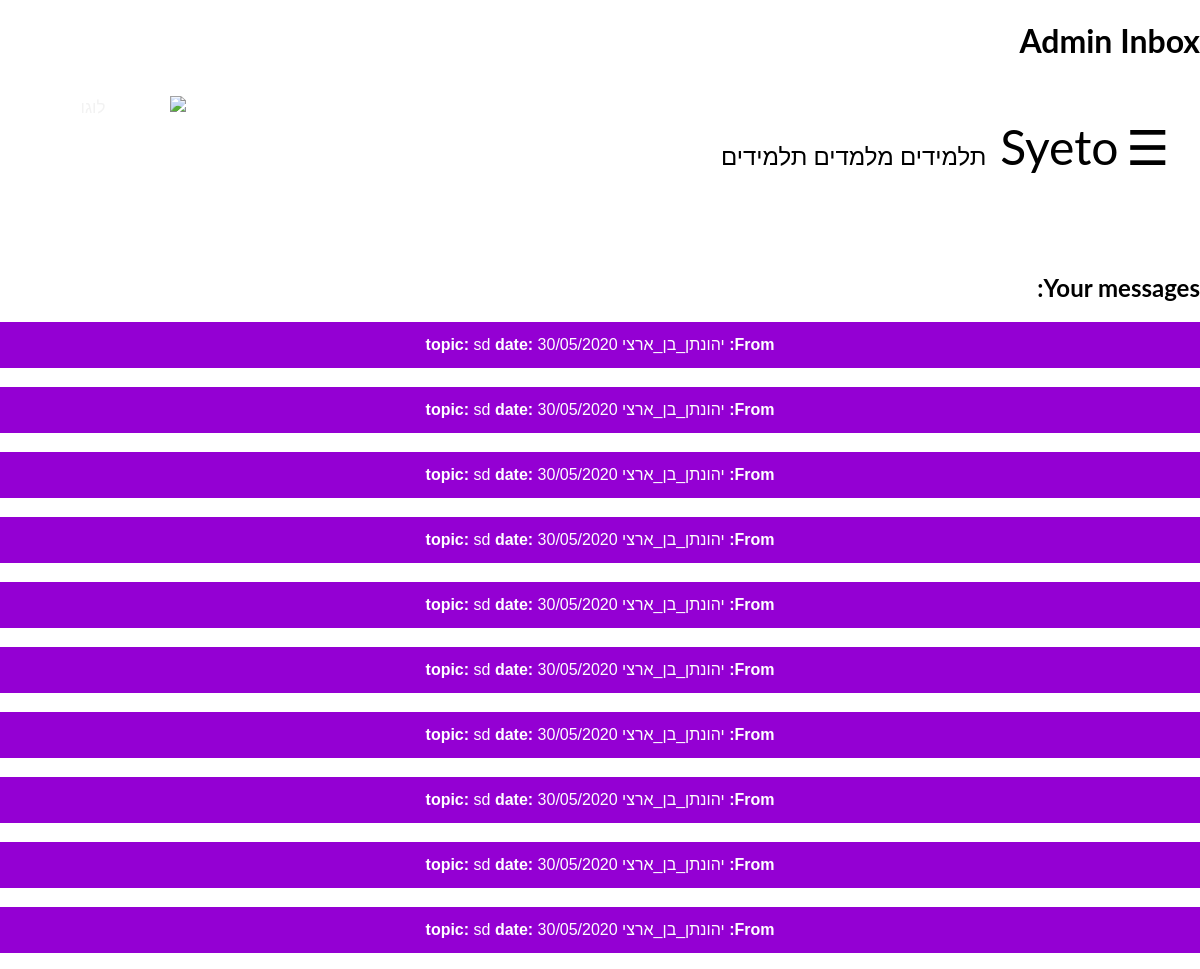
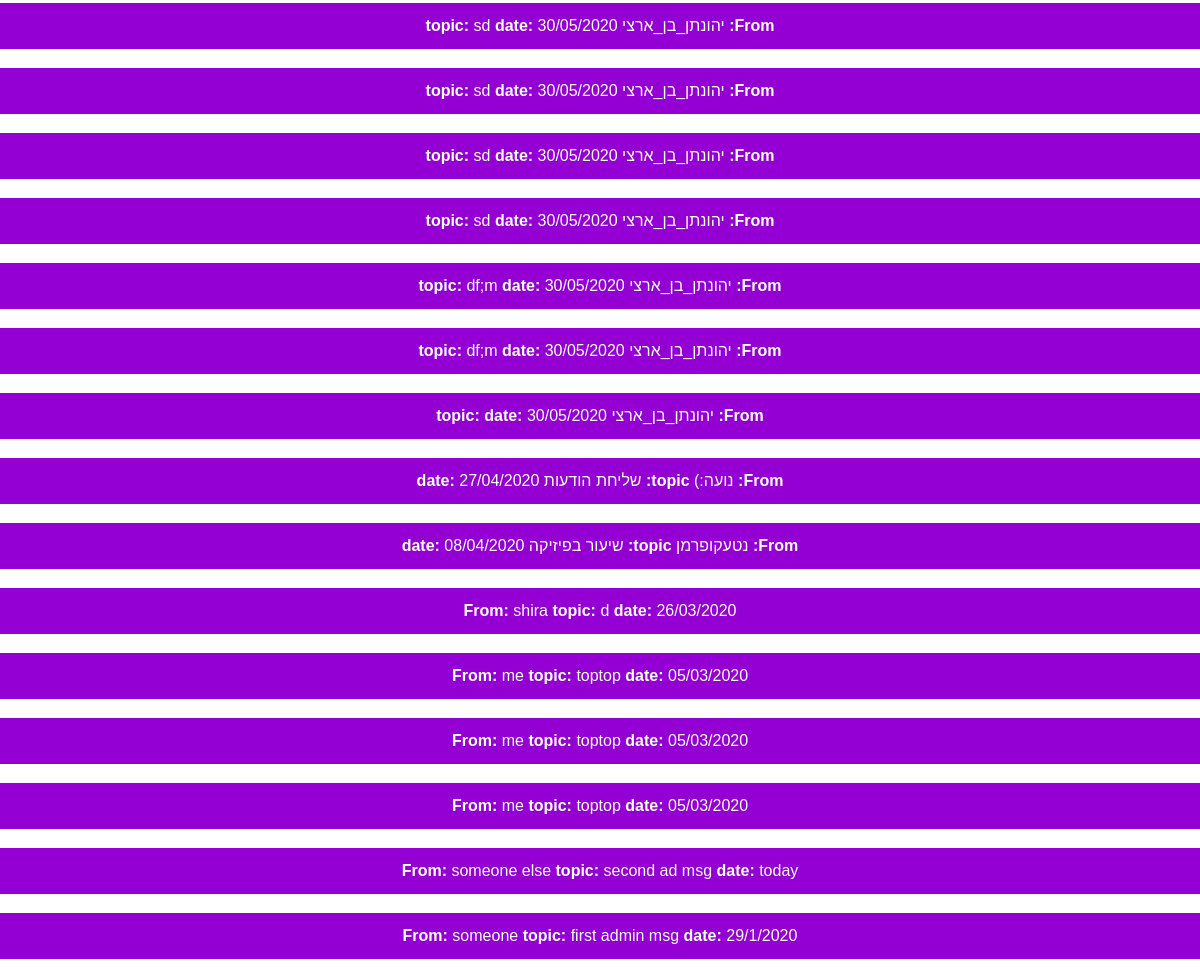
/admin_options/admin_messages (signed in), run on the app's committed database (2 pictures, top to bottom).
### tables this page shows
CREATE TABLE "messages" (
	"messageID"	TEXT,
	"topic"	TEXT,
	"sender"	TEXT,
	"content"	TEXT,
	"date"	TEXT,
	"is_read"	TEXT,
	PRIMARY KEY("messageID")
);

### Application.py (the view)
@app.route('/admin_options/admin_messages', methods=['GET'])
def admin_messages():
    if 'user' in session:
        if DataBaseFunctions.is_admin(session['user']):
            messages = DataBaseFunctions.admins_messages_list()
            messages.reverse()
            return render_template('admin_messages.html', messages=messages)
    return redirect('/homePage')

### Application.py (called while the page is built)
def connected():
    return 'user' in session

@app.before_request
def update_lessons_offers():
    if 'user' in session:
        DataBaseFunctions.update_lessons_offers_that_have_passed(session['user'])
        DataBaseFunctions.update_lessons_offers_that_are_no_longer_relevant(session['user'])

@app.before_request
def update_last_login():
    if 'user' in session:
        DataBaseFunctions.update_last_login(session['user'])

@app.before_request
def update_lessons_requests_quantity():
    if 'user' in session:
        session['new_lessons_offers'] = DataBaseFunctions.number_of_lessons_requests(session['user'])
        session['new_messages'] = DataBaseFunctions.number_of_new_messages(session['user'])
        session['new_friend_requests'] = DataBaseFunctions.number_of_friend_requests(session['user'])
        session['lessons'] = DataBaseFunctions.number_of_lessons(session['user'])

@app.before_request
def delete_hp_note_if_nessaccery():
    if connected():
        current_url = request.url_rule
        print("Current", type(current_url))
        DataBaseFunctions.delete_hp_note_if_nessaccery(username=session['user'], current_url=current_url)

### DataBaseFunctions.py (called while the page is built)
    @staticmethod # מחזיר מחרוזת המכילה את התאריך הנוכחי
    def get_date():
        import datetime
        date = str(datetime.datetime.now()).split(' ')[0]
        date = date.split('-')
        date.reverse()
        date = '/'.join(date)
        return date

    @staticmethod # מחזירה מחרוזת המכילה את השעה הנוכחית
    def get_time():
        import datetime
        date = str(datetime.datetime.now()).split(' ')[1]
        date=date.split(':')
        return (date[0]+':'+date[1])

    @staticmethod # מחזירה אמת אם המשתמש מנהל מערכת
    def is_admin(username):
        conn = sqlite3.connect('database.db', timeout=2)
        admin = conn.execute("select is_admin from users where username=?", (username,))
        for row in admin:
            admin = row[0]
        if admin == "yes":
            return True
        return False

    @staticmethod #
    def get_lessons_offers_IDs(username):#returns a list of lessons_offers IDs according to a certain usrname
        conn = sqlite3.connect('database.db', timeout=2)
        IDs = conn.execute("select lessons_offers_IDs from users where username=?", (username,))
        for row in IDs:
            IDs = row[0]
        print("IDs=",IDs)
        try:
            return IDs.split(',')
        except:
            return []

### templates/admin_messages.html (shortened to what this page needs)
{% extends "registeredLayout.html" %}
{% block head %}
<h1>Admin Inbox</h1>
{% endblock %}
{% block body %}
<h2>Your messages:</h2>
{% for msg in messages %}
    <button class=block onclick="location.href='/admin_options/admin_messages/view_admin_msg/{{msg.id}}'"><b>From:</b> {{msg.sender}}      <b>topic:</b> {{msg.topic}}     <b>date:</b> {{msg.date}}</button>
    <br>
{% endfor %}
{% endblock %}

### templates/admin_messages.html (style rules this page uses)
.block { display: block; width: 100%; border: none; background-color: #9400D3 ; color: white; padding: 14px 28px; font-size: 16px; cursor: pointer; text-align: center; }

### templates/generalLayout.html (style rules this page uses)
body { margin: 0; font-family: Arial, Helvetica, sans-serif; }
body { font-family: "Lato", sans-serif; }
body { padding: 0px; }

### data on the page
messages: sender "יהונתן_בן_ארצי", topic "sd", date "30/05/2020"
messages: sender "יהונתן_בן_ארצי", topic "sd", date "30/05/2020"
messages: sender "יהונתן_בן_ארצי", topic "sd", date "30/05/2020"
messages: sender "יהונתן_בן_ארצי", topic "sd", date "30/05/2020"
messages: sender "יהונתן_בן_ארצי", topic "sd", date "30/05/2020"
messages: sender "יהונתן_בן_ארצי", topic "sd", date "30/05/2020"
messages: sender "יהונתן_בן_ארצי", topic "sd", date "30/05/2020"
messages: sender "יהונתן_בן_ארצי", topic "sd", date "30/05/2020"
messages: sender "יהונתן_בן_ארצי", topic "sd", date "30/05/2020"
messages: sender "יהונתן_בן_ארצי", topic "sd", date "30/05/2020"
messages: sender "יהונתן_בן_ארצי", topic "sd", date "30/05/2020"
messages: sender "יהונתן_בן_ארצי", topic "sd", date "30/05/2020"
messages: sender "יהונתן_בן_ארצי", topic "sd", date "30/05/2020"
messages: sender "יהונתן_בן_ארצי", topic "sd", date "30/05/2020"
messages: sender "יהונתן_בן_ארצי", topic "df;m", date "30/05/2020"
messages: sender "יהונתן_בן_ארצי", topic "df;m", date "30/05/2020"
messages: sender "יהונתן_בן_ארצי", date "30/05/2020"
messages: sender "נועה:)", topic "שליחת הודעות", date "27/04/2020"
messages: sender "נטעקופרמן", topic "שיעור בפיזיקה", date "08/04/2020"
messages: sender "shira", date "26/03/2020"
messages: sender "me", topic "toptop", date "05/03/2020"
messages: sender "me", topic "toptop", date "05/03/2020"
messages: sender "me", topic "toptop", date "05/03/2020"
messages: sender "someone else", topic "second ad msg", date "today"
messages: sender "someone", topic "first admin msg", date "29/1/2020"

### other printed values
{{ msg.topic }} "d"
